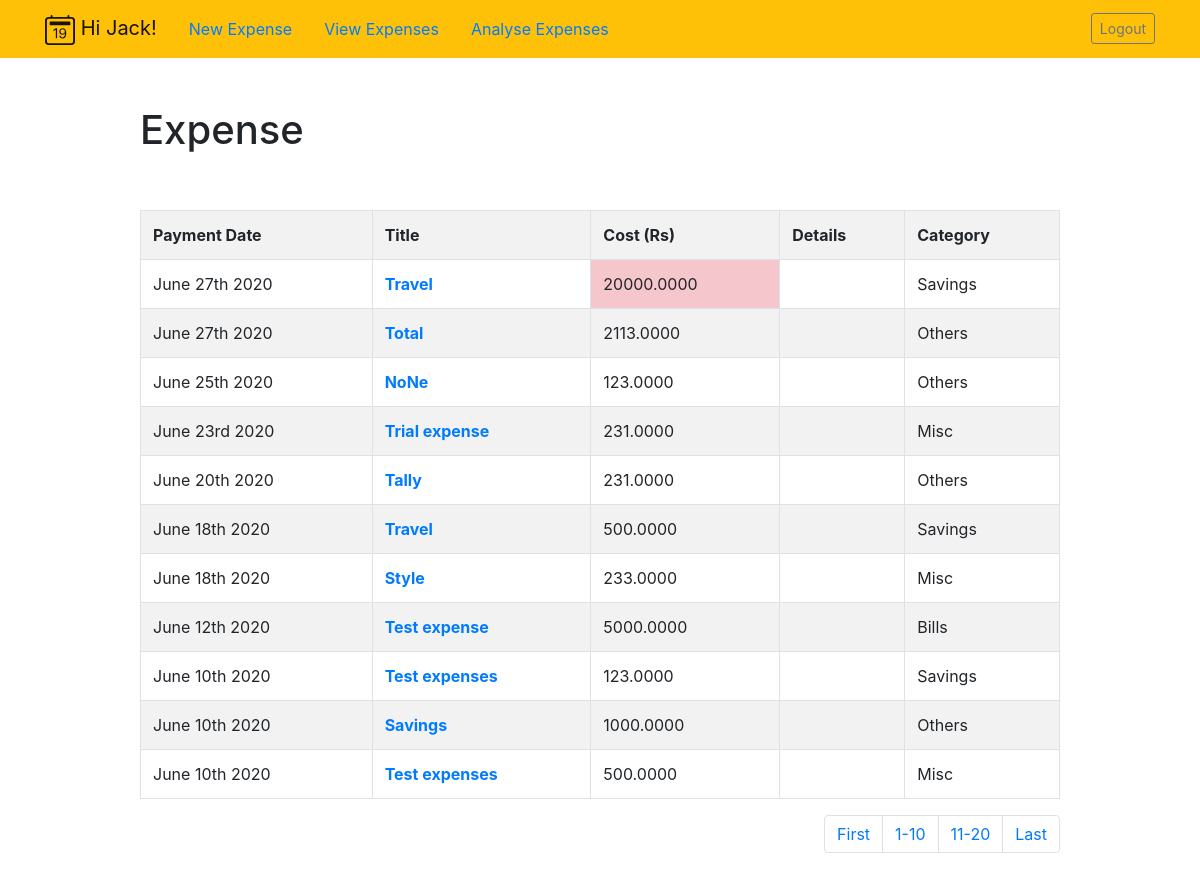
/expenses/current/ (signed in), run on the app's committed database.
### expenses/models.py (models this page shows, shortened)
class expense(models.Model):
    title = models.CharField(max_length=100)
    details = models.TextField(blank=True)
    value = models.DecimalField(max_digits=10, decimal_places=4, default =0)
    paymentdate = models.DateTimeField(null=True, blank = True)
    category = models.CharField(max_length=100)
    user = models.ForeignKey(User, on_delete=models.CASCADE)

### expenses/views.py (the view)
# urls.py: path('current/',views.currentexpenses,name = "currentexpenses"),
@login_required
def currentexpenses(request, pagination_k = 1, n=10):
    allexpenses = expense.objects.filter(user=request.user).order_by('-paymentdate')
    maxcount = allexpenses.count
    pagination_list = range(0, len(allexpenses),n)
    allexpenses = allexpenses[((pagination_k-1)*n):(pagination_k+n)]
    return render(request,'expenses/currentexpenses.html',{'expenses':allexpenses, 'pagei':pagination_list, 'n':n, 'maxcount':maxcount})

### expenses/templates/expenses/currentexpenses.html (shortened to what this page needs)
{% extends 'userdata/base.html' %}
{% block content %}
  <div class="row justify-content-center mt-5">
        <div class="col-md-10">
            {% if expenses %}
                 <h1> Expense{{ expenses.count|pluralize }}</h1>
            {% else %}
                           <h1>Expenses</h1>
            {% endif %}
        </div>
    </div>
    <div class="row justify-content-center mt-5">
        <div class="col-md-10">
        {% if expenses %}
            <div class="list-group">
                <table class="table table table-bordered table-striped">
                     <tr> <th> Payment Date </th> <th> Title </th> <th> Cost (Rs) </th>  <th> Details </th> <th> Category </th> </tr>
                        {% for expense in expenses %}
                                    <tr>
                                        <td>{{ expense.paymentdate|date:'F jS Y' }}</td>
                                        <th> <a href="{% url 'viewexpense' expense.id %}"> {{ expense.title|truncatechars:30 }} </a> </th>
                                        <td {% if expense.value >= 10000 %} class="table-danger" {% endif %}>{{ expense.value }}</td>
                                        <td>{{ expense.details|truncatechars:30 }}</td>
                                        <td>{{ expense.category }}</td>
                                    </tr>
                        {% endfor %}
                </table>
                {% if pagei %}
                    <nav aria-label="Page navigation example">
                      <ul class="pagination justify-content-end">
                        <li class="page-item">
                          <a class="page-link" href="{% url 'currentexpensespage' 1 %}" tabindex=" P ">First</a>
                        </li>
                          {% for i in pagei %}
                                  <li class="page-item"><a class="page-link" href="{% url 'currentexpensespage' i|add:1 %}"> {{ i|add:1 }}-{{ i|add:n }} </a></li>
                        {% endfor %}
                        <li class="page-item">
                          <a class="page-link" href="{% url 'currentexpensespage' maxcount %}">Last</a>
                        </li>
                      </ul>
                    </nav>
                </div>
            {% endif %}
        {% else %}
            <div class="text-center">
                <h2>Looks like you don't have any expense list!.</h2>
            <br>
            <a role="button" class="btn btn-primary" href="{% url 'createexpense'  %}">New Expense</a>
            </div>
        {% endif %}
        </div>
    </div>
{% endblock%}

### userdata/templates/userdata/base.html (shortened to what this page needs)
{% load static %}
<!doctype html>
<html lang="en">
<head>
    <link rel="stylesheet" href="https://stackpath.bootstrapcdn.com/bootstrap/4.4.1/css/bootstrap.min.css">
</head>
<body>
<nav  class="navbar navbar-expand-md navbar-light bg-warning">
<div class="container">
    <a class="navbar-brand" href="{% url 'home' %}">
    {% if user.is_authenticated %}
        <span> Hi {{ user.username }}!</span>
                <a class="nav-link" href="{% url 'createexpense' %}">New Expense</a>
                <a class="nav-link" href="{% url 'currentexpenses' %}">View Expenses</a>
               <a class="nav-link" href="{% url 'monthexpensepage' %}">Analyse Expenses</a>
    {% else %}
        <span>Home</span>
    {% endif %}
    </a>
    <div class="collapse navbar-collapse" id="navbarNav">
    <ul class="navbar-nav ml-auto">
        {% if user.is_authenticated %}
            <li class="nav-item">
                <form  method="POST" action="{% url 'logoutuser' %}">
                    <button class="btn btn-sm btn-outline-secondary" id="signOutBtn" type="submit">Logout</button>
                </form>
            </li>
        {% endif %}
    </ul>
 </div>
</div>
</nav>
<div class="container">
{% block content %}{% endblock %}
</div>
</body>
</html>

### data on the page
expense: paymentdate "June 27th 2020", title "Travel", value "20000.0000", category "Savings"
expense: paymentdate "June 27th 2020", title "Total", value "2113.0000", category "Others"
expense: paymentdate "June 25th 2020", title "NoNe", value "123.0000", category "Others"
expense: paymentdate "June 23rd 2020", title "Trial expense", value "231.0000", category "Misc"
expense: paymentdate "June 20th 2020", title "Tally", value "231.0000", category "Others"
expense: paymentdate "June 18th 2020", title "Travel", value "500.0000", category "Savings"
expense: paymentdate "June 18th 2020", title "Style", value "233.0000", category "Misc"
expense: paymentdate "June 12th 2020", title "Test expense", value "5000.0000", category "Bills"
expense: paymentdate "June 10th 2020", title "Test expenses", value "123.0000", category "Savings"
expense: paymentdate "June 10th 2020", title "Savings", value "1000.0000", category "Others"
expense: paymentdate "June 10th 2020", title "Test expenses", value "500.0000", category "Misc"

### other printed values
{{ user.username }} "Jack"
{{ i|add:1 }} "1" "11"
{{ i|add:n }} "10" "20"
